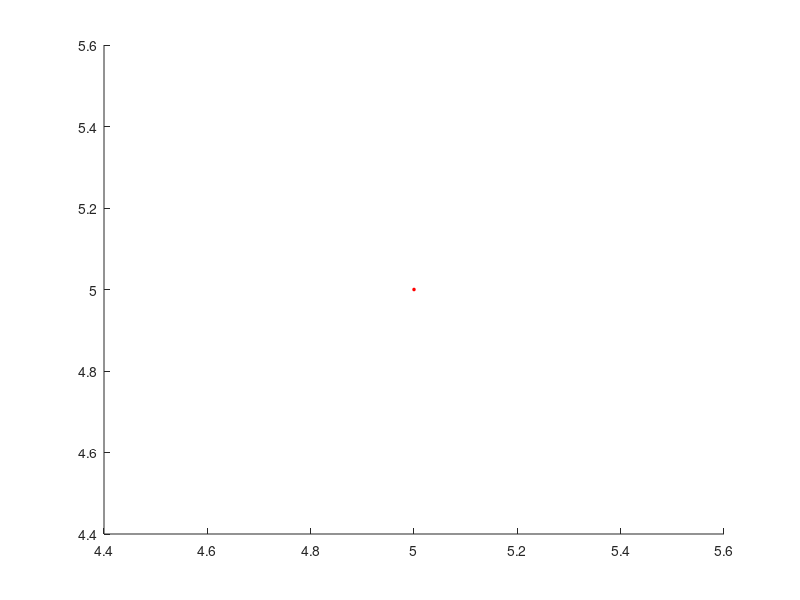

The MATLAB script that drew this image: (Note: this script raises an error after producing the figure.)
clear all;
%regresion polinomial
%x, y son los vectores de las abscisas 
%y de las ordenadas de los datos, respectivamente
%n, es el grado del polinomio al que se quieren ajustar los datos
%p, es el vector de los coeficientes de dicho polinomio.
x=input('Ingrese los valores de la X d ela forma [...]')
y=input('Ingrese los valores de la Y d ela forma [...]\n')
i=length(y);
M=[x.^2,x,ones(size(x))];
p=M\y ;%coeficientes del polinomio
j=i+1;
p1=p(i,:);
fprintf('\nLos coeficientes del polinomio son\n');
p2=p1'
hold on
plot(x,y,'ro','markersize',2,'markerfacecolor','r')
z=@(x) polyval(p2,x);
fplot(z,[x(1),x(end)])
xlabel('x')
ylabel('y')
grid on
title('Polinomio aproximador')
hold off